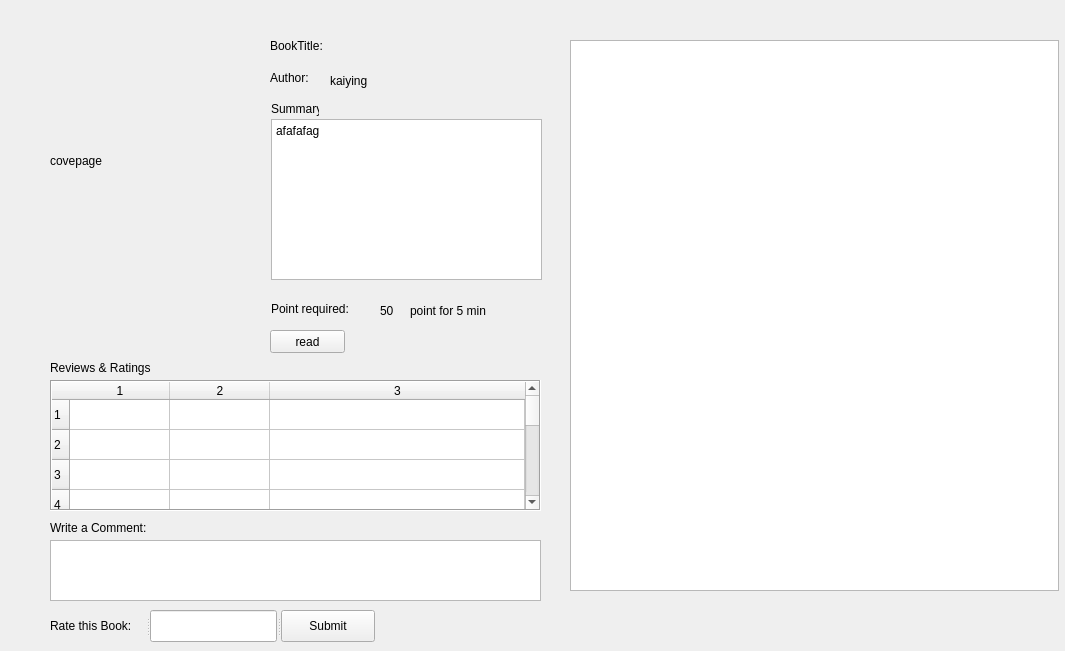
<?xml version="1.0" encoding="UTF-8"?>
<ui version="4.0">
 <class>Form</class>
 <widget class="QWidget" name="Form">
  <property name="geometry">
   <rect>
    <x>0</x>
    <y>0</y>
    <width>1065</width>
    <height>651</height>
   </rect>
  </property>
  <property name="windowTitle">
   <string>Form</string>
  </property>
  <widget class="QLabel" name="book_title_label">
   <property name="geometry">
    <rect>
     <x>270</x>
     <y>30</y>
     <width>61</width>
     <height>31</height>
    </rect>
   </property>
   <property name="text">
    <string>BookTitle:</string>
   </property>
  </widget>
  <widget class="QPushButton" name="read_button">
   <property name="geometry">
    <rect>
     <x>270</x>
     <y>330</y>
     <width>75</width>
     <height>23</height>
    </rect>
   </property>
   <property name="text">
    <string>read</string>
   </property>
  </widget>
  <widget class="QLabel" name="covepage_label">
   <property name="geometry">
    <rect>
     <x>50</x>
     <y>30</y>
     <width>181</width>
     <height>261</height>
    </rect>
   </property>
   <property name="text">
    <string>covepage</string>
   </property>
  </widget>
  <widget class="QTextEdit" name="comments_input">
   <property name="geometry">
    <rect>
     <x>50</x>
     <y>540</y>
     <width>491</width>
     <height>61</height>
    </rect>
   </property>
   <property name="html">
    <string>&lt;!DOCTYPE HTML PUBLIC &quot;-//W3C//DTD HTML 4.0//EN&quot; &quot;http://www.w3.org/TR/REC-html40/strict.dtd&quot;&gt;
&lt;html&gt;&lt;head&gt;&lt;meta name=&quot;qrichtext&quot; content=&quot;1&quot; /&gt;&lt;style type=&quot;text/css&quot;&gt;
p, li { white-space: pre-wrap; }
&lt;/style&gt;&lt;/head&gt;&lt;body style=&quot; font-family:'.Lucida Grande UI'; font-size:13pt; font-weight:400; font-style:normal;&quot;&gt;
&lt;p style=&quot;-qt-paragraph-type:empty; margin-top:0px; margin-bottom:0px; margin-left:0px; margin-right:0px; -qt-block-indent:0; text-indent:0px;&quot;&gt;&lt;br /&gt;&lt;/p&gt;&lt;/body&gt;&lt;/html&gt;</string>
   </property>
  </widget>
  <widget class="QLabel" name="book_title_display_label">
   <property name="geometry">
    <rect>
     <x>350</x>
     <y>20</y>
     <width>191</width>
     <height>31</height>
    </rect>
   </property>
   <property name="text">
    <string/>
   </property>
  </widget>
  <widget class="QLabel" name="time_label">
   <property name="geometry">
    <rect>
     <x>410</x>
     <y>300</y>
     <width>111</width>
     <height>21</height>
    </rect>
   </property>
   <property name="text">
    <string>point for 5 min</string>
   </property>
  </widget>
  <widget class="QTextBrowser" name="read_book_text">
   <property name="geometry">
    <rect>
     <x>570</x>
     <y>40</y>
     <width>489</width>
     <height>551</height>
    </rect>
   </property>
  </widget>
  <widget class="QLabel" name="author_label">
   <property name="geometry">
    <rect>
     <x>270</x>
     <y>70</y>
     <width>42</width>
     <height>16</height>
    </rect>
   </property>
   <property name="text">
    <string>Author:</string>
   </property>
  </widget>
  <widget class="QLabel" name="author_display_label">
   <property name="geometry">
    <rect>
     <x>330</x>
     <y>70</y>
     <width>111</width>
     <height>21</height>
    </rect>
   </property>
   <property name="text">
    <string>kaiying</string>
   </property>
  </widget>
  <widget class="QLabel" name="summary_label">
   <property name="geometry">
    <rect>
     <x>271</x>
     <y>101</y>
     <width>48</width>
     <height>16</height>
    </rect>
   </property>
   <property name="text">
    <string>Summary:</string>
   </property>
  </widget>
  <widget class="QTextBrowser" name="summary_text">
   <property name="geometry">
    <rect>
     <x>271</x>
     <y>119</y>
     <width>271</width>
     <height>161</height>
    </rect>
   </property>
   <property name="html">
    <string>&lt;!DOCTYPE HTML PUBLIC &quot;-//W3C//DTD HTML 4.0//EN&quot; &quot;http://www.w3.org/TR/REC-html40/strict.dtd&quot;&gt;
&lt;html&gt;&lt;head&gt;&lt;meta name=&quot;qrichtext&quot; content=&quot;1&quot; /&gt;&lt;style type=&quot;text/css&quot;&gt;
p, li { white-space: pre-wrap; }
&lt;/style&gt;&lt;/head&gt;&lt;body style=&quot; font-family:'.Lucida Grande UI'; font-size:13pt; font-weight:400; font-style:normal;&quot;&gt;
&lt;p style=&quot; margin-top:0px; margin-bottom:0px; margin-left:0px; margin-right:0px; -qt-block-indent:0; text-indent:0px;&quot;&gt;&lt;span style=&quot; font-family:'SimSun'; font-size:9pt;&quot;&gt;afafafag&lt;/span&gt;&lt;/p&gt;&lt;/body&gt;&lt;/html&gt;</string>
   </property>
  </widget>
  <widget class="QLabel" name="point_label">
   <property name="geometry">
    <rect>
     <x>271</x>
     <y>301</y>
     <width>101</width>
     <height>16</height>
    </rect>
   </property>
   <property name="text">
    <string>Point required:</string>
   </property>
  </widget>
  <widget class="QLabel" name="point_display_label">
   <property name="geometry">
    <rect>
     <x>380</x>
     <y>300</y>
     <width>21</width>
     <height>21</height>
    </rect>
   </property>
   <property name="text">
    <string>50</string>
   </property>
  </widget>
  <widget class="QLabel" name="label">
   <property name="geometry">
    <rect>
     <x>50</x>
     <y>360</y>
     <width>131</width>
     <height>16</height>
    </rect>
   </property>
   <property name="text">
    <string>Reviews &amp; Ratings</string>
   </property>
  </widget>
  <widget class="QTableWidget" name="tableWidget">
   <property name="geometry">
    <rect>
     <x>50</x>
     <y>380</y>
     <width>491</width>
     <height>131</height>
    </rect>
   </property>
   <property name="maximumSize">
    <size>
     <width>16777215</width>
     <height>16777215</height>
    </size>
   </property>
   <property name="frameShape">
    <enum>QFrame::Box</enum>
   </property>
   <property name="frameShadow">
    <enum>QFrame::Sunken</enum>
   </property>
   <property name="rowCount">
    <number>10</number>
   </property>
   <property name="columnCount">
    <number>3</number>
   </property>
   <attribute name="horizontalHeaderVisible">
    <bool>true</bool>
   </attribute>
   <attribute name="horizontalHeaderCascadingSectionResizes">
    <bool>false</bool>
   </attribute>
   <attribute name="horizontalHeaderShowSortIndicator" stdset="0">
    <bool>true</bool>
   </attribute>
   <attribute name="horizontalHeaderStretchLastSection">
    <bool>true</bool>
   </attribute>
   <attribute name="verticalHeaderCascadingSectionResizes">
    <bool>false</bool>
   </attribute>
   <attribute name="verticalHeaderHighlightSections">
    <bool>true</bool>
   </attribute>
   <row/>
   <row/>
   <row/>
   <row/>
   <row/>
   <row/>
   <row/>
   <row/>
   <row/>
   <row/>
   <column/>
   <column/>
   <column/>
  </widget>
  <widget class="QLabel" name="label_2">
   <property name="geometry">
    <rect>
     <x>50</x>
     <y>520</y>
     <width>131</width>
     <height>16</height>
    </rect>
   </property>
   <property name="text">
    <string>Write a Comment:</string>
   </property>
  </widget>
  <widget class="QSplitter" name="splitter">
   <property name="geometry">
    <rect>
     <x>50</x>
     <y>610</y>
     <width>325</width>
     <height>32</height>
    </rect>
   </property>
   <property name="orientation">
    <enum>Qt::Horizontal</enum>
   </property>
   <widget class="QLabel" name="label_3">
    <property name="text">
     <string>Rate this Book:</string>
    </property>
   </widget>
   <widget class="QLineEdit" name="lineEdit"/>
   <widget class="QPushButton" name="SubmitButton">
    <property name="text">
     <string>Submit</string>
    </property>
   </widget>
  </widget>
 </widget>
 <resources/>
 <connections/>
</ui>
